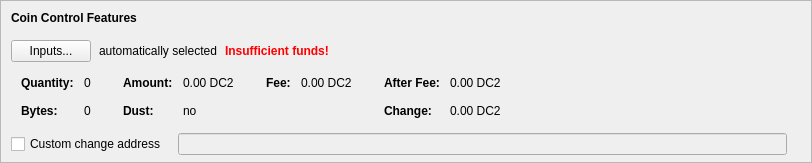
    <widget class="QFrame" name="frameCoinControl">
     <property name="sizePolicy">
      <sizepolicy hsizetype="Expanding" vsizetype="Expanding">
       <horstretch>0</horstretch>
       <verstretch>0</verstretch>
      </sizepolicy>
     </property>
     <property name="maximumSize">
      <size>
       <width>16777215</width>
       <height>16777215</height>
      </size>
     </property>
     <property name="frameShape">
      <enum>QFrame::StyledPanel</enum>
     </property>
     <property name="frameShadow">
      <enum>QFrame::Sunken</enum>
     </property>
     <layout class="QVBoxLayout" name="verticalLayoutCoinControl2">
      <property name="spacing">
       <number>0</number>
      </property>
      <property name="leftMargin">
       <number>0</number>
      </property>
      <property name="topMargin">
       <number>0</number>
      </property>
      <property name="rightMargin">
       <number>0</number>
      </property>
      <property name="bottomMargin">
       <number>6</number>
      </property>
      <item>
       <layout class="QVBoxLayout" name="verticalLayoutCoinControl" stretch="0,0,0,0,1">
        <property name="spacing">
         <number>0</number>
        </property>
        <property name="leftMargin">
         <number>10</number>
        </property>
        <property name="topMargin">
         <number>10</number>
        </property>
        <item>
         <layout class="QHBoxLayout" name="horizontalLayoutCoinControl1">
          <property name="bottomMargin">
           <number>15</number>
          </property>
          <item>
           <widget class="QLabel" name="labelCoinControlFeatures">
            <property name="sizePolicy">
             <sizepolicy hsizetype="Preferred" vsizetype="Maximum">
              <horstretch>0</horstretch>
              <verstretch>0</verstretch>
             </sizepolicy>
            </property>
            <property name="font">
             <font>
              <weight>75</weight>
              <bold>true</bold>
             </font>
            </property>
            <property name="styleSheet">
             <string notr="true">font-weight:bold;</string>
            </property>
            <property name="text">
             <string>Coin Control Features</string>
            </property>
           </widget>
          </item>
         </layout>
        </item>
        <item>
         <layout class="QHBoxLayout" name="horizontalLayoutCoinControl2" stretch="0,0,0,0">
          <property name="spacing">
           <number>8</number>
          </property>
          <property name="bottomMargin">
           <number>10</number>
          </property>
          <item>
           <widget class="QPushButton" name="pushButtonCoinControl">
            <property name="styleSheet">
             <string notr="true"/>
            </property>
            <property name="text">
             <string>Inputs...</string>
            </property>
            <property name="autoDefault">
             <bool>false</bool>
            </property>
           </widget>
          </item>
          <item>
           <widget class="QLabel" name="labelCoinControlAutomaticallySelected">
            <property name="text">
             <string>automatically selected</string>
            </property>
            <property name="margin">
             <number>5</number>
            </property>
           </widget>
          </item>
          <item>
           <widget class="QLabel" name="labelCoinControlInsuffFunds">
            <property name="font">
             <font>
              <weight>75</weight>
              <bold>true</bold>
             </font>
            </property>
            <property name="styleSheet">
             <string notr="true">color:red;font-weight:bold;</string>
            </property>
            <property name="text">
             <string>Insufficient funds!</string>
            </property>
            <property name="margin">
             <number>5</number>
            </property>
           </widget>
          </item>
          <item>
           <spacer name="horizontalSpacerCoinControl">
            <property name="orientation">
             <enum>Qt::Horizontal</enum>
            </property>
            <property name="sizeHint" stdset="0">
             <size>
              <width>40</width>
              <height>1</height>
             </size>
            </property>
           </spacer>
          </item>
         </layout>
        </item>
        <item>
         <widget class="QWidget" name="widgetCoinControl" native="true">
          <property name="sizePolicy">
           <sizepolicy hsizetype="Preferred" vsizetype="Preferred">
            <horstretch>0</horstretch>
            <verstretch>0</verstretch>
           </sizepolicy>
          </property>
          <property name="minimumSize">
           <size>
            <width>0</width>
            <height>0</height>
           </size>
          </property>
          <property name="styleSheet">
           <string notr="true"/>
          </property>
          <layout class="QHBoxLayout" name="horizontalLayoutCoinControl5">
           <property name="leftMargin">
            <number>0</number>
           </property>
           <property name="topMargin">
            <number>0</number>
           </property>
           <property name="rightMargin">
            <number>0</number>
           </property>
           <property name="bottomMargin">
            <number>0</number>
           </property>
           <item>
            <layout class="QHBoxLayout" name="horizontalLayoutCoinControl3" stretch="0,0,0,1">
             <property name="spacing">
              <number>20</number>
             </property>
             <property name="topMargin">
              <number>0</number>
             </property>
             <property name="bottomMargin">
              <number>10</number>
             </property>
             <item>
              <layout class="QFormLayout" name="formLayoutCoinControl1">
               <property name="horizontalSpacing">
                <number>10</number>
               </property>
               <property name="verticalSpacing">
                <number>14</number>
               </property>
               <property name="leftMargin">
                <number>10</number>
               </property>
               <property name="topMargin">
                <number>4</number>
               </property>
               <property name="rightMargin">
                <number>6</number>
               </property>
               <item row="0" column="0">
                <widget class="QLabel" name="labelCoinControlQuantityText">
                 <property name="font">
                  <font>
                   <weight>75</weight>
                   <bold>true</bold>
                  </font>
                 </property>
                 <property name="text">
                  <string>Quantity:</string>
                 </property>
                 <property name="margin">
                  <number>0</number>
                 </property>
                </widget>
               </item>
               <item row="0" column="1">
                <widget class="QLabel" name="labelCoinControlQuantity">
                 <property name="cursor">
                  <cursorShape>IBeamCursor</cursorShape>
                 </property>
                 <property name="contextMenuPolicy">
                  <enum>Qt::ActionsContextMenu</enum>
                 </property>
                 <property name="text">
                  <string notr="true">0</string>
                 </property>
                 <property name="margin">
                  <number>0</number>
                 </property>
                 <property name="textInteractionFlags">
                  <set>Qt::LinksAccessibleByMouse|Qt::TextSelectableByKeyboard|Qt::TextSelectableByMouse</set>
                 </property>
                </widget>
               </item>
               <item row="1" column="0">
                <widget class="QLabel" name="labelCoinControlBytesText">
                 <property name="font">
                  <font>
                   <weight>75</weight>
                   <bold>true</bold>
                  </font>
                 </property>
                 <property name="text">
                  <string>Bytes:</string>
                 </property>
                </widget>
               </item>
               <item row="1" column="1">
                <widget class="QLabel" name="labelCoinControlBytes">
                 <property name="cursor">
                  <cursorShape>IBeamCursor</cursorShape>
                 </property>
                 <property name="contextMenuPolicy">
                  <enum>Qt::ActionsContextMenu</enum>
                 </property>
                 <property name="text">
                  <string notr="true">0</string>
                 </property>
                 <property name="textInteractionFlags">
                  <set>Qt::LinksAccessibleByMouse|Qt::TextSelectableByKeyboard|Qt::TextSelectableByMouse</set>
                 </property>
                </widget>
               </item>
              </layout>
             </item>
             <item>
              <layout class="QFormLayout" name="formLayoutCoinControl2">
               <property name="horizontalSpacing">
                <number>10</number>
               </property>
               <property name="verticalSpacing">
                <number>14</number>
               </property>
               <property name="leftMargin">
                <number>6</number>
               </property>
               <property name="topMargin">
                <number>4</number>
               </property>
               <property name="rightMargin">
                <number>6</number>
               </property>
               <item row="0" column="0">
                <widget class="QLabel" name="labelCoinControlAmountText">
                 <property name="font">
                  <font>
                   <weight>75</weight>
                   <bold>true</bold>
                  </font>
                 </property>
                 <property name="text">
                  <string>Amount:</string>
                 </property>
                 <property name="margin">
                  <number>0</number>
                 </property>
                </widget>
               </item>
               <item row="0" column="1">
                <widget class="QLabel" name="labelCoinControlAmount">
                 <property name="cursor">
                  <cursorShape>IBeamCursor</cursorShape>
                 </property>
                 <property name="contextMenuPolicy">
                  <enum>Qt::ActionsContextMenu</enum>
                 </property>
                 <property name="text">
                  <string notr="true">0.00 DC2</string>
                 </property>
                 <property name="textInteractionFlags">
                  <set>Qt::LinksAccessibleByMouse|Qt::TextSelectableByKeyboard|Qt::TextSelectableByMouse</set>
                 </property>
                </widget>
               </item>
               <item row="1" column="0">
                <widget class="QLabel" name="labelCoinControlLowOutputText">
                 <property name="font">
                  <font>
                   <weight>75</weight>
                   <bold>true</bold>
                  </font>
                 </property>
                 <property name="text">
                  <string>Dust:</string>
                 </property>
                </widget>
               </item>
               <item row="1" column="1">
                <widget class="QLabel" name="labelCoinControlLowOutput">
                 <property name="cursor">
                  <cursorShape>IBeamCursor</cursorShape>
                 </property>
                 <property name="contextMenuPolicy">
                  <enum>Qt::ActionsContextMenu</enum>
                 </property>
                 <property name="text">
                  <string notr="true">no</string>
                 </property>
                 <property name="textInteractionFlags">
                  <set>Qt::LinksAccessibleByMouse|Qt::TextSelectableByKeyboard|Qt::TextSelectableByMouse</set>
                 </property>
                </widget>
               </item>
              </layout>
             </item>
             <item>
              <layout class="QFormLayout" name="formLayoutCoinControl3">
               <property name="horizontalSpacing">
                <number>10</number>
               </property>
               <property name="verticalSpacing">
                <number>14</number>
               </property>
               <property name="leftMargin">
                <number>6</number>
               </property>
               <property name="topMargin">
                <number>4</number>
               </property>
               <property name="rightMargin">
                <number>6</number>
               </property>
               <item row="0" column="0">
                <widget class="QLabel" name="labelCoinControlFeeText">
                 <property name="font">
                  <font>
                   <weight>75</weight>
                   <bold>true</bold>
                  </font>
                 </property>
                 <property name="text">
                  <string>Fee:</string>
                 </property>
                 <property name="margin">
                  <number>0</number>
                 </property>
                </widget>
               </item>
               <item row="0" column="1">
                <widget class="QLabel" name="labelCoinControlFee">
                 <property name="cursor">
                  <cursorShape>IBeamCursor</cursorShape>
                 </property>
                 <property name="contextMenuPolicy">
                  <enum>Qt::ActionsContextMenu</enum>
                 </property>
                 <property name="text">
                  <string notr="true">0.00 DC2</string>
                 </property>
                 <property name="textInteractionFlags">
                  <set>Qt::LinksAccessibleByMouse|Qt::TextSelectableByKeyboard|Qt::TextSelectableByMouse</set>
                 </property>
                </widget>
               </item>
              </layout>
             </item>
             <item>
              <layout class="QFormLayout" name="formLayoutCoinControl4">
               <property name="horizontalSpacing">
                <number>10</number>
               </property>
               <property name="verticalSpacing">
                <number>14</number>
               </property>
               <property name="leftMargin">
                <number>6</number>
               </property>
               <property name="topMargin">
                <number>4</number>
               </property>
               <property name="rightMargin">
                <number>6</number>
               </property>
               <item row="0" column="0">
                <widget class="QLabel" name="labelCoinControlAfterFeeText">
                 <property name="font">
                  <font>
                   <weight>75</weight>
                   <bold>true</bold>
                  </font>
                 </property>
                 <property name="text">
                  <string>After Fee:</string>
                 </property>
                 <property name="margin">
                  <number>0</number>
                 </property>
                </widget>
               </item>
               <item row="0" column="1">
                <widget class="QLabel" name="labelCoinControlAfterFee">
                 <property name="cursor">
                  <cursorShape>IBeamCursor</cursorShape>
                 </property>
                 <property name="contextMenuPolicy">
                  <enum>Qt::ActionsContextMenu</enum>
                 </property>
                 <property name="text">
                  <string notr="true">0.00 DC2</string>
                 </property>
                 <property name="textInteractionFlags">
                  <set>Qt::LinksAccessibleByMouse|Qt::TextSelectableByKeyboard|Qt::TextSelectableByMouse</set>
                 </property>
                </widget>
               </item>
               <item row="1" column="0">
                <widget class="QLabel" name="labelCoinControlChangeText">
                 <property name="font">
                  <font>
                   <weight>75</weight>
                   <bold>true</bold>
                  </font>
                 </property>
                 <property name="text">
                  <string>Change:</string>
                 </property>
                </widget>
               </item>
               <item row="1" column="1">
                <widget class="QLabel" name="labelCoinControlChange">
                 <property name="cursor">
                  <cursorShape>IBeamCursor</cursorShape>
                 </property>
                 <property name="contextMenuPolicy">
                  <enum>Qt::ActionsContextMenu</enum>
                 </property>
                 <property name="text">
                  <string notr="true">0.00 DC2</string>
                 </property>
                 <property name="textInteractionFlags">
                  <set>Qt::LinksAccessibleByMouse|Qt::TextSelectableByKeyboard|Qt::TextSelectableByMouse</set>
                 </property>
                </widget>
               </item>
              </layout>
             </item>
            </layout>
           </item>
          </layout>
         </widget>
        </item>
        <item>
         <layout class="QHBoxLayout" name="horizontalLayoutCoinControl4" stretch="0,0,0">
          <property name="spacing">
           <number>12</number>
          </property>
          <property name="sizeConstraint">
           <enum>QLayout::SetDefaultConstraint</enum>
          </property>
          <property name="topMargin">
           <number>5</number>
          </property>
          <property name="rightMargin">
           <number>5</number>
          </property>
          <item>
           <widget class="QCheckBox" name="checkBoxCoinControlChange">
            <property name="toolTip">
             <string>If this is activated, but the change address is empty or invalid, change will be sent to a newly generated address.</string>
            </property>
            <property name="text">
             <string>Custom change address</string>
            </property>
           </widget>
          </item>
          <item>
           <widget class="QValidatedLineEdit" name="lineEditCoinControlChange">
            <property name="enabled">
             <bool>false</bool>
            </property>
            <property name="sizePolicy">
             <sizepolicy hsizetype="Expanding" vsizetype="Fixed">
              <horstretch>0</horstretch>
              <verstretch>0</verstretch>
             </sizepolicy>
            </property>
           </widget>
          </item>
          <item>
           <widget class="QLabel" name="labelCoinControlChangeLabel">
            <property name="sizePolicy">
             <sizepolicy hsizetype="Preferred" vsizetype="Expanding">
              <horstretch>0</horstretch>
              <verstretch>0</verstretch>
             </sizepolicy>
            </property>
            <property name="minimumSize">
             <size>
              <width>0</width>
              <height>0</height>
             </size>
            </property>
            <property name="text">
             <string/>
            </property>
            <property name="margin">
             <number>3</number>
            </property>
           </widget>
          </item>
         </layout>
        </item>
        <item>
         <spacer name="verticalSpacerCoinControl">
          <property name="orientation">
           <enum>Qt::Vertical</enum>
          </property>
          <property name="sizeHint" stdset="0">
           <size>
            <width>800</width>
            <height>1</height>
           </size>
          </property>
         </spacer>
        </item>
       </layout>
      </item>
     </layout>
    </widget>
